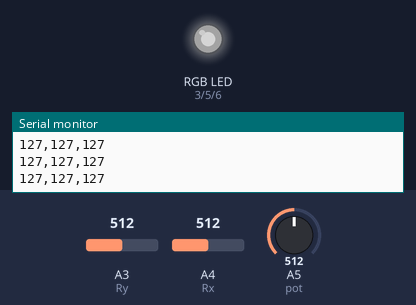
The sketch below on a simulated Arduino Uno, built with avr-gcc and run on an emulated ATmega328P. Parts: an RGB LED mixed from three pins (HIGH = lit), the last lines printed to the serial monitor. Inputs (shaded band) come from the test bench; at power-on: A3 (Ry) = 512, A4 (Rx) = 512, A5 (pot) = 512. Dim RGB values are drawn brighter than linear.

Above: at 1.2 s.
1.3 s: A3 (Ry) set to 716
At 2.1 s:
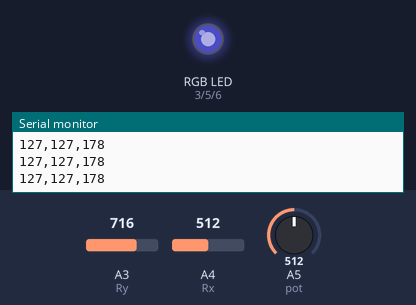
2.8 s: A4 (Rx) set to 716
At 3.1 s:
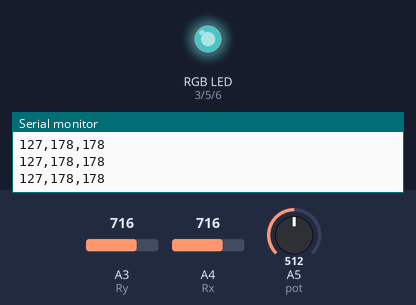
4.3 s: A5 (pot) set to 716
At 5.4 s:
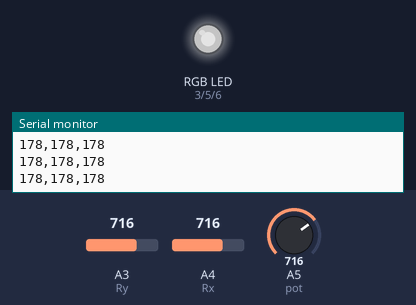
5.8 s: A3 (Ry) set to 418
At 6.9 s:
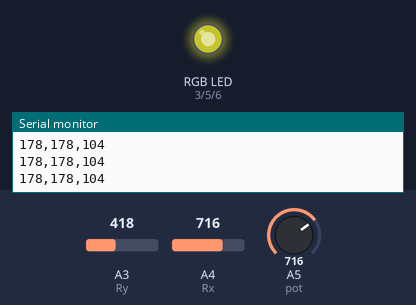
7.3 s: A3 (Ry) set to 388
At 7.9 s:
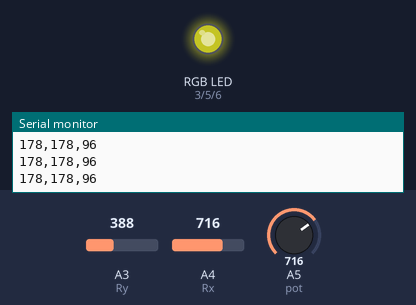
10.3 s: A4 (Rx) set to 900
At 11.3 s:
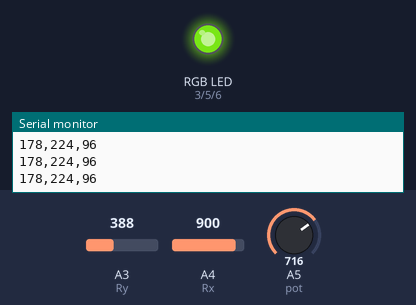
Timing chart, 0 to 12.8 s (numbered marks = the images above; inputs shaded):
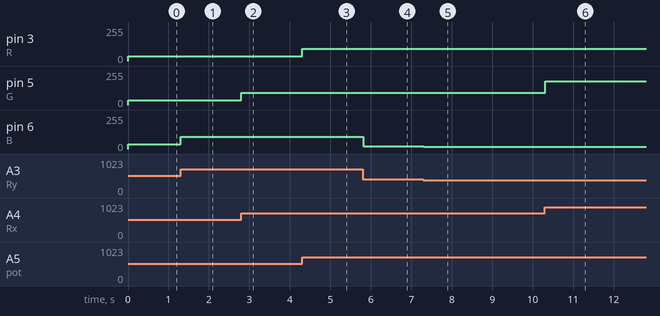

The sketch:

rgb_controller.ino
```cpp
#define pot A5
#define Rx A4
#define Ry A3
#define R 3
#define G 5
#define B 6

    const uint8_t PROGMEM gamma8[] = {
        0,  0,  0,  0,  0,  0,  0,  0,  0,  0,  0,  0,  0,  0,  0,  0,
        0,  0,  0,  0,  0,  0,  0,  0,  0,  0,  0,  0,  1,  1,  1,  1,
        1,  1,  1,  1,  1,  1,  1,  1,  1,  2,  2,  2,  2,  2,  2,  2,
        2,  3,  3,  3,  3,  3,  3,  3,  4,  4,  4,  4,  4,  5,  5,  5,
        5,  6,  6,  6,  6,  7,  7,  7,  7,  8,  8,  8,  9,  9,  9, 10,
       10, 10, 11, 11, 11, 12, 12, 13, 13, 13, 14, 14, 15, 15, 16, 16,
       17, 17, 18, 18, 19, 19, 20, 20, 21, 21, 22, 22, 23, 24, 24, 25,
       25, 26, 27, 27, 28, 29, 29, 30, 31, 32, 32, 33, 34, 35, 35, 36,
       37, 38, 39, 39, 40, 41, 42, 43, 44, 45, 46, 47, 48, 49, 50, 50,
       51, 52, 54, 55, 56, 57, 58, 59, 60, 61, 62, 63, 64, 66, 67, 68,
       69, 70, 72, 73, 74, 75, 77, 78, 79, 81, 82, 83, 85, 86, 87, 89,
       90, 92, 93, 95, 96, 98, 99,101,102,104,105,107,109,110,112,114,
      115,117,119,120,122,124,126,127,129,131,133,135,137,138,140,142,
      144,146,148,150,152,154,156,158,160,162,164,167,169,171,173,175,
      177,180,182,184,186,189,191,193,196,198,200,203,205,208,210,213,
      215,218,220,223,225,228,231,233,236,239,241,244,247,249,252,255 };

void setup(){
  // Initialize the Serial communication
  Serial.begin(9600);
}

void loop(){
  int pot_val;
  int rx_val;
  int ry_val;

  pot_val = analogRead(pot);
  rx_val = analogRead(Rx);
  ry_val = analogRead(Ry);

  pot_val = map(pot_val, 0, 1023, 0, 255);
  rx_val = map(rx_val, 0, 1023, 0, 255);
  ry_val = map(ry_val, 0, 1023, 0, 255);

  analogWrite(R, gamma8[pot_val]);
  analogWrite(G, gamma8[rx_val]);
  analogWrite(B, gamma8[ry_val]);

  Serial.print(pot_val);
  Serial.print(',');
  Serial.print(rx_val);
  Serial.print(',');
  Serial.print(ry_val);
  Serial.print('\n');


}
```

Measured:
- after the input at 1.3 s, pin 6 (B): 36/255 → 93/255 at once
- after the input at 2.8 s, pin 5 (G): 36/255 → 93/255 at once
- after the input at 4.3 s, pin 3 (R): 36/255 → 93/255 at once
- after the input at 5.8 s, pin 6 (B): 93/255 → 21/255 at once
- after the input at 7.3 s, pin 6 (B): 21/255 → 17/255 at once
- after the input at 10.3 s, pin 5 (G): 93/255 → 177/255 at once
